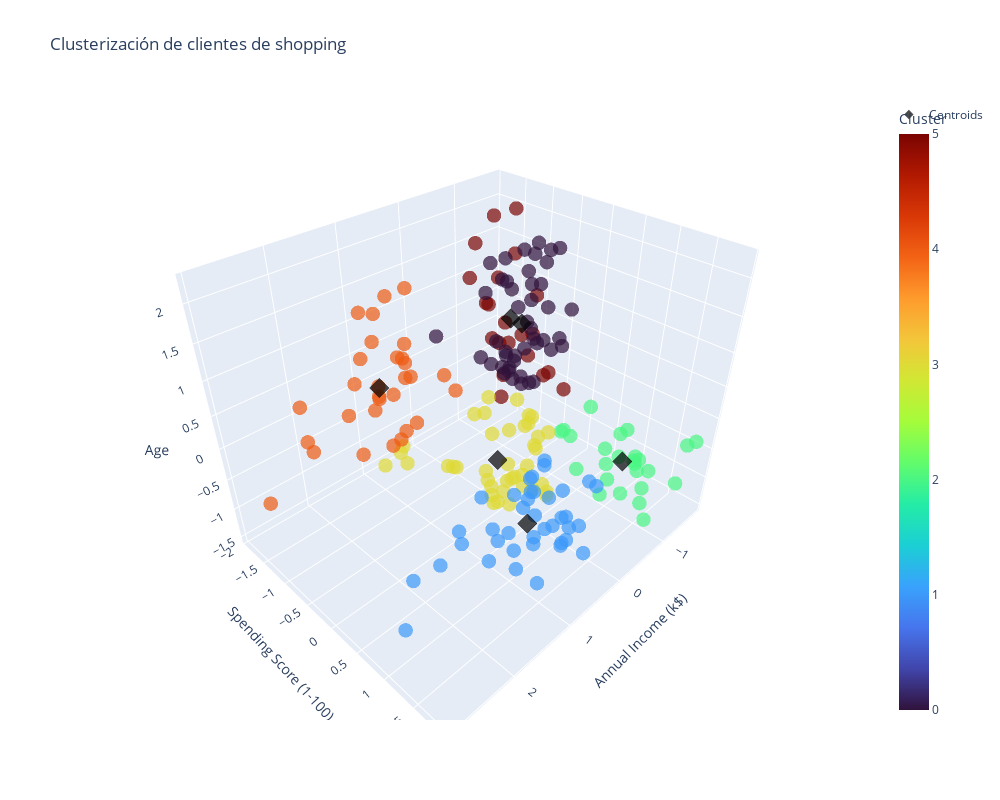

Notebook source saved alongside this figure:
### Markdown cell above
### Ploteo Interactivo: 
Como observamos que los gráficos para la parte anterior eran los mismos pero con sus ejes rotados, lo podemos visualizar mejor con un gráfico 3D.

### Code cell
import plotly.express as px 
import plotly.graph_objects as go

fig = px.scatter_3d(
    df_datos_normalizados,
    x='Annual Income (k$)',       # X-axis
    y='Spending Score (1-100)',    # Y-axis
    z='Age',                       # Z-axis
    color='Cluster',               # Color según cluster
    color_continuous_scale='Turbo',
    title="Clusterización de clientes de shopping"
)

fig.add_trace(go.Scatter3d(
    x=centroids[:, 1], 
    y=centroids[:, 2], 
    z=centroids[:, 0], 
    mode='markers', 
    marker=dict(size=10, color='black', symbol='diamond', line=dict(color='black', width=2)),
    name='Centroids'
))

fig.update_traces(marker=dict(size=5, opacity=0.7))

fig.update_layout(
    scene=dict(
        xaxis_title="Annual Income (k$)",
        yaxis_title="Spending Score (1-100)",
        zaxis_title="Age"
    ),
    width=1000,   
    height=800    
)

fig.show()

### Figure 1 — Plotly figure (JSON) as saved in the notebook; plotly's stock layout.template omitted (floating-point values rounded to 4 significant figures; data arrays with more than 128 entries replaced by an {"elided": "..."} marker saying what was removed)
{"data": [{"hovertemplate": "Annual Income (k$)=%{x}<br>Spending Score (1-100)=%{y}<br>Age=%{z}<br>Cluster=%{marker.color}<extra></extra>", "legendgroup": "", "marker": {"color": {"elided": "200 int values"}, "coloraxis": "coloraxis", "opacity": 0.7, "size": 5, "symbol": "circle"}, "mode": "markers", "name": "", "scene": "scene", "showlegend": false, "type": "scatter3d", "x": {"elided": "200 float values"}, "y": {"elided": "200 float values"}, "z": {"elided": "200 float values"}}, {"marker": {"color": "black", "line": {"color": "black", "width": 2}, "opacity": 0.7, "size": 5, "symbol": "diamond"}, "mode": "markers", "name": "Centroids", "type": "scatter3d", "x": [-0.2402, 0.9916, -1.301, -0.04332, 1.129, -1.308], "y": [-0.044, 1.24, 1.011, -0.2232, -1.253, -1.196], "z": [1.255, -0.4419, -0.9538, -0.9132, 0.3696, 0.479]}], "layout": {"coloraxis": {"colorbar": {"title": {"text": "Cluster"}}, "colorscale": [[0, "#30123b"], [0.07143, "#4145ab"], [0.1429, "#4675ed"], [0.2143, "#39a2fc"], [0.2857, "#1bcfd4"], [0.3571, "#24eca6"], [0.4286, "#61fc6c"], [0.5, "#a4fc3b"], [0.5714, "#d1e834"], [0.6429, "#f3c63a"], [0.7143, "#fe9b2d"], [0.7857, "#f36315"], [0.8571, "#d93806"], [0.9286, "#b11901"], [1, "#7a0402"]]}, "height": 800, "legend": {"tracegroupgap": 0}, "scene": {"domain": {"x": [0, 1], "y": [0, 1]}, "xaxis": {"title": {"text": "Annual Income (k$)"}}, "yaxis": {"title": {"text": "Spending Score (1-100)"}}, "zaxis": {"title": {"text": "Age"}}}, "title": {"text": "Clusterización de clientes de shopping"}, "width": 1000}}
